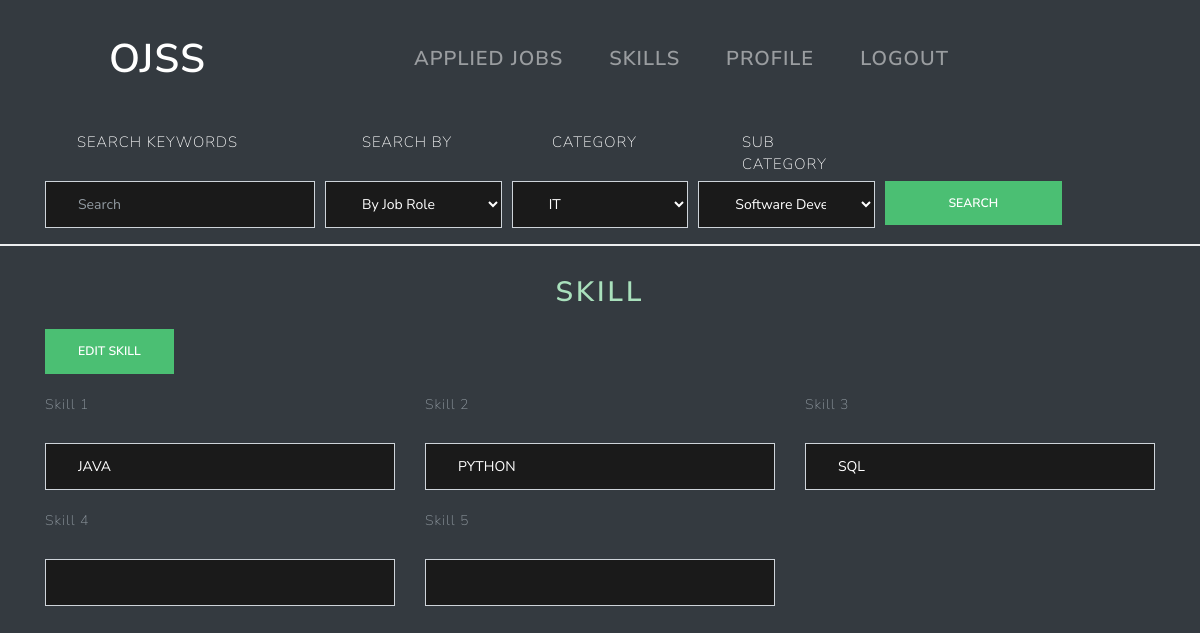
Page /skills (signed in) on the committed database.
### ojss_app/models.py (models this page shows, shortened)
class SeekerSkillset(models.Model):
    seeker = models.OneToOneField(SeekerProfile,on_delete=models.CASCADE)
    skill_1 = models.CharField(max_length=255)
    skill_2 = models.CharField(max_length=255, blank=True, null=True)
    skill_3 = models.CharField(max_length=255, blank=True, null=True)
    skill_4 = models.CharField(max_length=255, blank=True, null=True)
    skill_5 = models.CharField(max_length=255, blank=True, null=True)

### ojss_app/views.py (the view)
# urls.py: path("skills",views.skills, name='skills'),
@login_required
def skills(request):
    if request.method == "POST":
        form = SkillForm(request.POST)
        if form.is_valid():
            skill_1 = form.cleaned_data['skill_1']
            skill_2 = form.cleaned_data['skill_2']
            skill_3 = form.cleaned_data['skill_3']
            skill_4 = form.cleaned_data['skill_4']
            skill_5 = form.cleaned_data['skill_5']
            try:
                seekerProfile = SeekerProfile.objects.get(seeker_id=request.user.id)
                try:
                    skills = SeekerSkillset.objects.get(seeker_id=seekerProfile.id)
                    skills.skill_1 = skill_1
                    skills.skill_2 = skill_2
                    skills.skill_3 = skill_3
                    skills.skill_4 = skill_4
                    skills.skill_5 = skill_5
                    skills.save()
                except SeekerSkillset.DoesNotExist:
                    SeekerSkillset.objects.create(
                        skill_1=skill_1,
                        skill_2=skill_2,
                        skill_3=skill_3,
                        skill_4=skill_4,
                        skill_5=skill_5,
                        seeker_id=seekerProfile.id
                    ).save()
                form = SkillForm(initial={'skill_1': skill_1, 'skill_2': skill_2, 'skill_3': skill_3,
                                          'skill_4': skill_4, 'skill_5': skill_5})
                args = {'form': form}
                return render(request, 'ojss_app/seekerskill.html', args)
            except SeekerProfile.DoesNotExist:
                messages.warning(request, 'You Must Complete Your Profile Before Editing Skills')
                form = SkillForm()
                args = {'form': form}
                return render(request, 'ojss_app/seekerskill.html', args)
        else:
            args = {'form':form}
            messages.warning(request,'Skills was not saved. There was some error in the form')
            return render(request,'ojss_app/seekerskill.html', args)
    else:
        if request.user.is_authenticated:
            try:
                seekerProfile = SeekerProfile.objects.get(seeker_id=request.user.id)
                skills = SeekerSkillset.objects.get(seeker_id=seekerProfile.id)
                skill_1 = skills.skill_1
                skill_2 = skills.skill_2
                skill_3 = skills.skill_3
                skill_4 = skills.skill_4
                skill_5 = skills.skill_5
                skills.save()
            except:
                skill_1 = ""
                skill_2 = ""
                skill_3 = ""
                skill_4 = ""
                skill_5 = ""
            form = SkillForm(initial={'skill_1': skill_1, 'skill_2': skill_2, 'skill_3': skill_3,
                                      'skill_4': skill_4, 'skill_5': skill_5})
            args = {'form': form}
            return render(request, 'ojss_app/seekerskill.html', args)

### ojss_app/forms.py
class SkillForm(forms.Form):
    class Meta:
        model = SeekerSkillset
    skill_1 = forms.CharField(max_length=255)
    skill_2 = forms.CharField(max_length=255, required=False)
    skill_3 = forms.CharField(max_length=255, required=False)
    skill_4 = forms.CharField(max_length=255, required=False)
    skill_5 = forms.CharField(max_length=255, required=False)

### ojss/templates/ojss_app/seekerskill.html (shortened to what this page needs)
{%  extends "base.html" %}
{% block content %}
    <div class="container" xmlns="http://www.w3.org/1999/html">
         <div class="text-center" style="margin-top: 30px">
             <h2 class="skill-header" id="skill-heading">SKILL</h2>
         </div>
        <div class="form-group">
             <form method="post" id="skill-form">
                 <div class="skill-edit-buttons">
                         <button type="submit" id="skill-submit"
                             onclick="toggleSkillEdit()" class="btn btn-success"> Edit Skill </button>
                   </div>
                 <div>
                    <div class="row">
                        {% for field in form %}
                            <div class="col-md-4 skill-group">
                                <label for="{{ field.name }}" >{{ field.label }} </label>
                                <input readonly name="{{ field.name }}" class="form-control skill-input-control"
                                     style="background-color: #1a1a1a; color: #ffffff" value="{{ field.value}}">
                            </div>
                        {% endfor %}
                    </div>
                 </div>
             </form>
         </div>
    </div>
{%  endblock %}

### ojss/static/ojss_app/css/main.css (style rules this page uses)
html { height: 100%; width: 100%; }
body { margin: 0; padding: 0; background-color: #343a40; }
.job_list h1, h2, h3, h4, h5, h6 { color: #a9e0bc; }
input { margin-top: 20px; color: #ffffff; }
.skill-edit-buttons { margin-top: 20px; }
.skill-group { margin-top: 20px; }

### rows in the picture
SeekerSkillset: skill_1 "JAVA" "PYTHON" "SQL"

### other values in the picture
{{ field.label }} "Skill 1" "Skill 2" "Skill 3" "Skill 4" "Skill 5"
